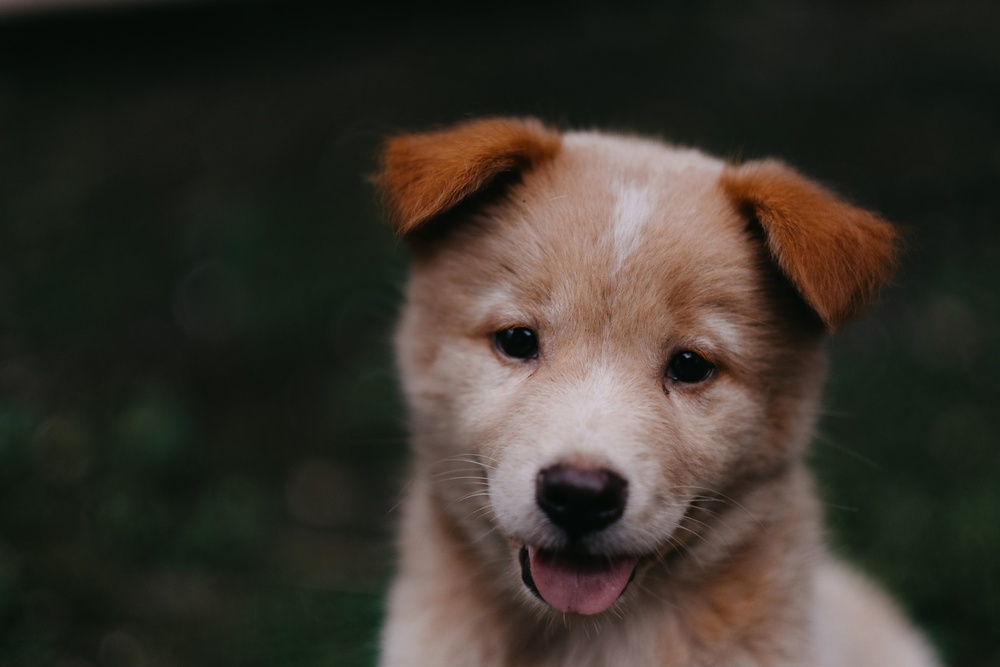
#> input picture meta/00-puppy.jpg, 1000 x 667 px, shrunk from 1950 x 1300 before the run
$ jupyter execute 03f-Blurring-and-Smoothing.ipynb
#> lines starting #> are read from the running program, lines starting #| are printed output that depends on the picture
[cell 1]
import numpy as np
import matplotlib.pyplot as plt
import cv2

[cell 2]
img = cv2.imread('../meta/00-puppy.jpg', cv2.IMREAD_GRAYSCALE)
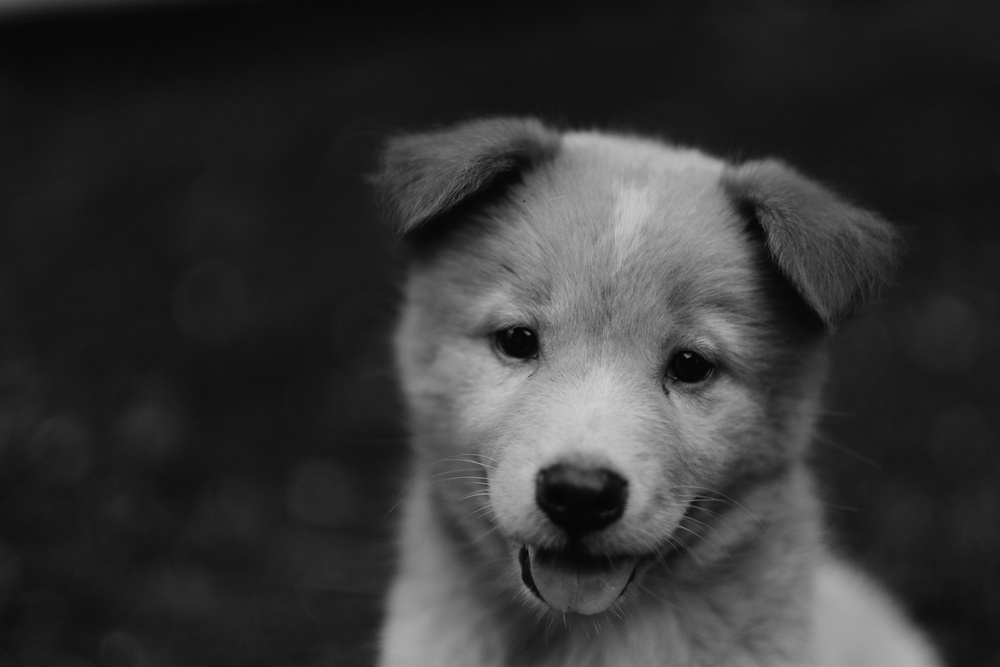
#> img: shape (667, 1000); min 2, max 207, mean 52.6
img = cv2.cvtColor(img, cv2.COLOR_BGR2RGB)
#> img: shape (667, 1000, 3)
plt.imshow(img, cmap='gray')

# Mean Filters

**MANUAL FILTERS**

[cell 3]
def convolve(image, kernel):
    return cv2.filter2D(image, -1, kernel)

[cell 4]
kernels = {
    '3x3': np.ones(shape=(3,3), dtype=np.float32)/9,
    '5x5': np.ones(shape=(5,5), dtype=np.float32)/25,
    '7x7': np.ones(shape=(7,7), dtype=np.float32)/48
}

[cell 5]
fig, ax = plt.subplots(1, 3, figsize=(20, 5))
for i, k in enumerate(kernels):
    filtered_img = convolve(img, kernels[k])
    ax[i].imshow(filtered_img)
    ax[i].set_title(k)
    ax[i].set_axis_off()
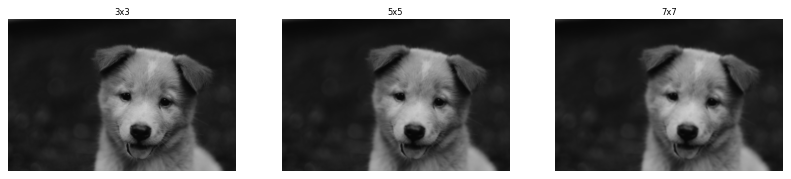
#> figure drawn by matplotlib, 3 panels

**CV2 FILTERS**

[cell 6]
fig, ax = plt.subplots(1, 3, figsize=(20, 5))
for i, k in enumerate([3,5,7]):
    filtered_img = cv2.blur(img, (k, k))
    ax[i].imshow(filtered_img)
    ax[i].set_title(f'{k}x{k}')
    ax[i].set_axis_off()

# Gaussian Filter

[cell 7]
fig, ax = plt.subplots(1, 3, figsize=(20, 5))
for i, k in enumerate([3,5,7]):
    filtered_img = cv2.GaussianBlur(img, (k, k), 10)
    ax[i].imshow(filtered_img)
    ax[i].set_title(f'{k}x{k}')
    ax[i].set_axis_off()

# Median Blur

[cell 8]
fig, ax = plt.subplots(1, 3, figsize=(20, 5))
for i, k in enumerate([3,5,7]):
    filtered_img = cv2.medianBlur(img, k)
    ax[i].imshow(filtered_img)
    ax[i].set_title(f'{k}x{k}')
    ax[i].set_axis_off()

# Bilateral Filtering

[cell 9]
fig, ax = plt.subplots(1, 3, figsize=(20, 5))
for i, k in enumerate([3,5,7]):
    filtered_img = cv2.bilateralFilter(img, k, 75, 75)
    ax[i].imshow(filtered_img)
    ax[i].set_title(f'{k}x{k}')
    ax[i].set_axis_off()

$ run again, with meta/Denis_Mukwege.jpg copied over meta/00-puppy.jpg
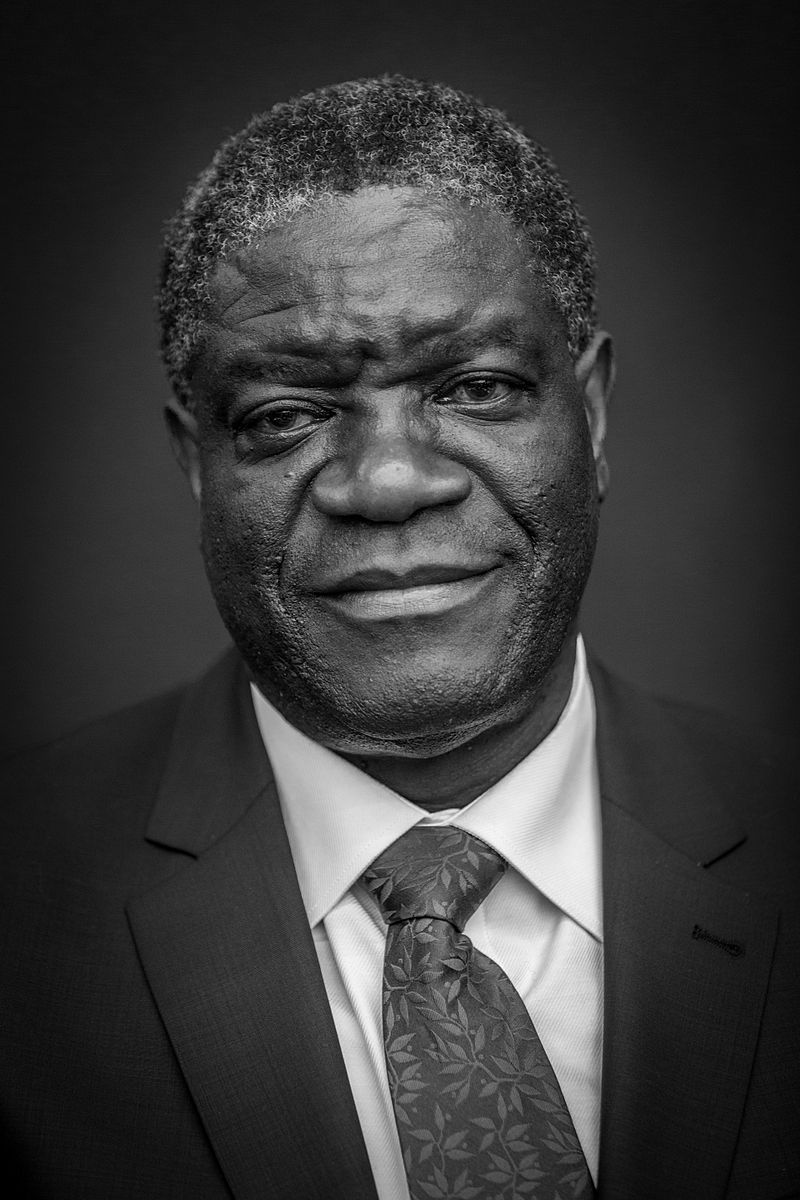
#> input picture meta/Denis_Mukwege.jpg, 800 x 1200 px
#> img is the input picture: shape (1200, 800); min 0, max 255, mean 58.8
#> `[cell 5] fig, ax = plt.subplots(1, 3, figsize=(20, 5)) for i, k in enu..`:
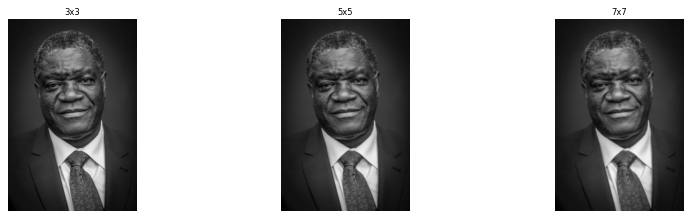
#> figure drawn by matplotlib, 3 panels

$ run again, with meta/Nadia_Murad.jpg copied over meta/00-puppy.jpg
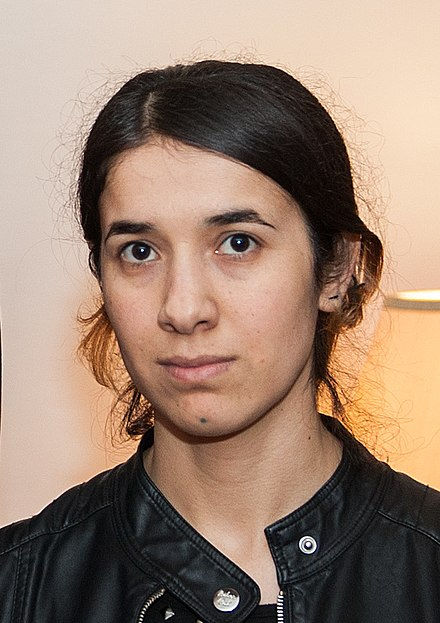
#> input picture meta/Nadia_Murad.jpg, 440 x 623 px
#> `img = cv2.imread('../meta/00-puppy.jpg', cv2.IMREAD_GRAYSCALE)`:
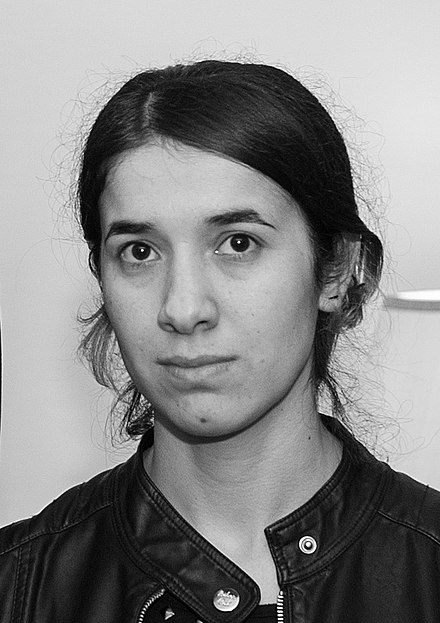
#> img: shape (623, 440); min 0, max 255, mean 134.7
#> `[cell 5] fig, ax = plt.subplots(1, 3, figsize=(20, 5)) for i, k in enu..`:
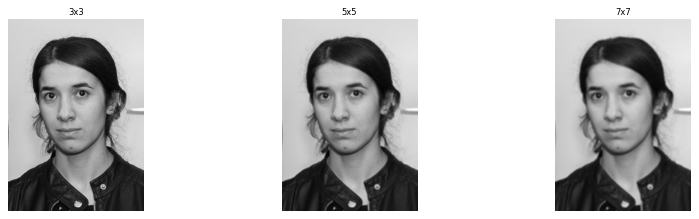
#> figure drawn by matplotlib, 3 panels
